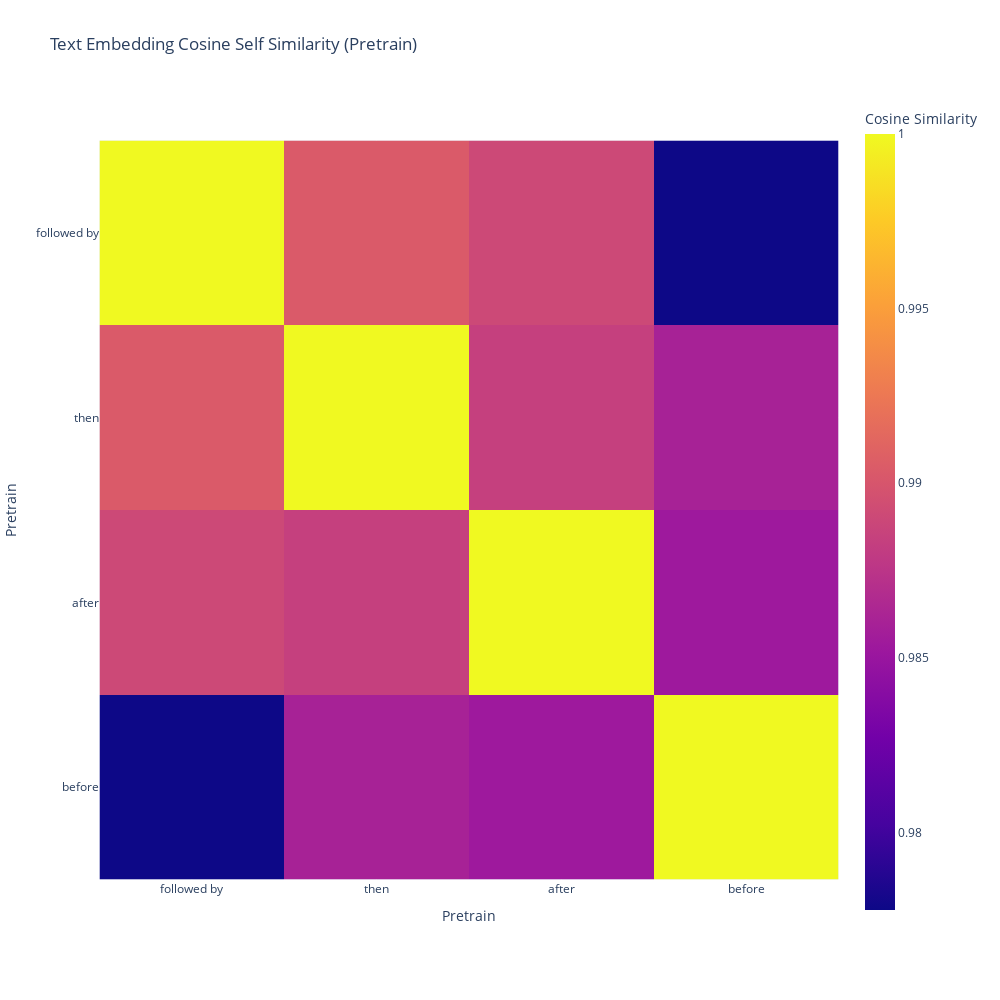

The code cell stored with this chart in its notebook:
### Code cell
heatmap(pretrain_embedded_text.detach().cpu().numpy(),
        pretrain_embedded_text.detach().cpu().numpy(),
        xlabel='Pretrain',
        ylabel='Pretrain',
        title='Text Embedding Cosine Self Similarity (Pretrain)',
        # order=get_dendrogram_order('text', pretrain=False))
)

### Figure 1 — Plotly figure (JSON) as saved in the notebook; plotly's stock layout.template omitted (floating-point values rounded to 4 significant figures)
{"data": [{"coloraxis": "coloraxis", "hovertemplate": "Pretrain: %{x}<br>Pretrain: %{y}<br>Cosine Similarity: %{z}<extra></extra>", "name": "0", "type": "heatmap", "x": ["followed by", "then", "after", "before"], "xaxis": "x", "y": ["followed by", "then", "after", "before"], "yaxis": "y", "z": [[1, 0.9903, 0.9891, 0.9778], [0.9903, 1.0, 0.9884, 0.986], [0.9891, 0.9884, 1, 0.9853], [0.9778, 0.986, 0.9853, 1]]}], "layout": {"coloraxis": {"colorbar": {"title": {"text": "Cosine Similarity"}}, "colorscale": [[0, "#0d0887"], [0.1111, "#46039f"], [0.2222, "#7201a8"], [0.3333, "#9c179e"], [0.4444, "#bd3786"], [0.5556, "#d8576b"], [0.6667, "#ed7953"], [0.7778, "#fb9f3a"], [0.8889, "#fdca26"], [1, "#f0f921"]]}, "height": 1000, "title": {"text": "Text Embedding Cosine Self Similarity (Pretrain)"}, "width": 1000, "xaxis": {"anchor": "y", "constrain": "domain", "domain": [0, 1], "scaleanchor": "y", "title": {"text": "Pretrain"}}, "yaxis": {"anchor": "x", "autorange": "reversed", "constrain": "domain", "domain": [0, 1], "title": {"text": "Pretrain"}}}}
